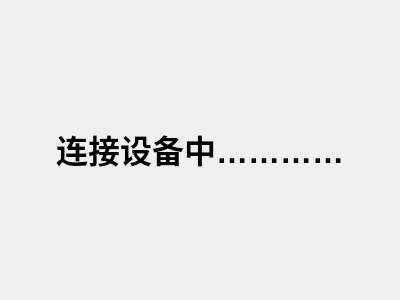
<?xml version="1.0" encoding="UTF-8"?>
<ui version="4.0">
 <class>Connecting</class>
 <widget class="QWidget" name="Connecting">
  <property name="geometry">
   <rect>
    <x>0</x>
    <y>0</y>
    <width>400</width>
    <height>300</height>
   </rect>
  </property>
  <property name="windowTitle">
   <string>Connecting……</string>
  </property>
  <layout class="QGridLayout" name="gridLayout">
   <item row="0" column="0">
    <widget class="QLabel" name="Connecting_2">
     <property name="text">
      <string>&lt;html&gt;&lt;head/&gt;&lt;body&gt;&lt;p align=&quot;center&quot;&gt;&lt;span style=&quot; font-size:24pt; font-weight:700;&quot;&gt;连接设备中…………&lt;/span&gt;&lt;/p&gt;&lt;/body&gt;&lt;/html&gt;</string>
     </property>
    </widget>
   </item>
  </layout>
 </widget>
 <resources/>
 <connections/>
</ui>
